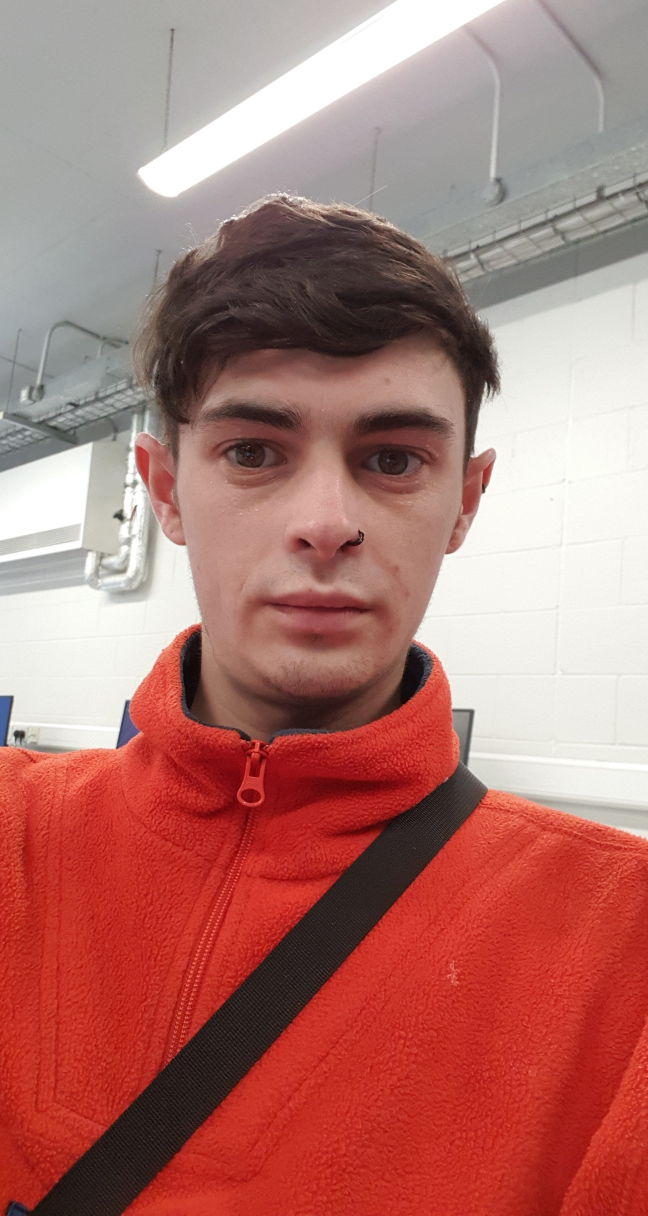
#> input picture Snapchat-190545990.jpg, 1943 x 3648 px (shown at 1/3 size)
$ python CA_Q1.py
#> lines starting #> are read from the running program, lines starting #| are printed output that depends on the picture; long printed decimals are rounded
from skimage import io
from skimage.color import rgb2gray
from skimage.filters import gaussian
from skimage.util import random_noise
from skimage.transform import resize
from skimage.filters.rank import median, mean
from skimage.morphology import disk
from skimage.util import img_as_ubyte
import matplotlib.pyplot as plt

import timeit
def main():

    start = timeit.default_timer()
    #This function takes in an image reads it in and retursn the image
    img = readInImage('Snapchat-190545990.jpg')

    #function that takes in the read in image and resizes it
    resized_image = resizeImage(img)

    #function that takes in the resized image and converts it
    #to greyscale
    grayscale = convertImageToGreyscale(resized_image)

    #function that takes in the greyscale image and finds the
    #mean, min and max greyscale intensity values (prints to console)
    findGreyscaleValues((grayscale))

    #function that takes in the greyscale image and adds gaussian noise
    noise = addGaussianNoise(grayscale, 0.1)

    #function that takes the noised image and applys a 10 x 10
    #median rank filter
    medianFilter = addMedianFilter(noise, 10)

    #function that takes the noised image and applys a 10 x 10
    #mean rank filter
    meanFilter = addMeanFilter(noise, 10)#


    standard_deviations = [0.5, 1, 1.5, 2, 2.5, 3]
    #out put array which stores processd images with gaussian
    #noise reduction
    noise_reduced_images = []
    for i in range(len(standard_deviations)):

        #function that takes in an array of different standard deviation values
        #and applies gaussian noise reduction for each value.
        filtered = addGaussianNoiseReduction(noise, standard_deviations[i])

        #the output of this function gets appened to an output array for plotting
        noise_reduced_images.append(filtered)


    #this block of code calls 4 seperate functions which
    #render seperate plots for each part of q1. and save them
    #to and out folder
    plotsForPartA(resized_image, grayscale)
    plotsForPartB(grayscale, noise)
    plotsForPartC(noise, medianFilter, meanFilter)
    plotsForPartD(noise, noise_reduced_images, standard_deviations)


    stop = timeit.default_timer()

    print('Time: ', stop - start)

#define a function that reads in an image and
#returns the image for use in the programme
def readInImage(image):

#> called with image = 'Snapchat-190545990.jpg'
    img = io.imread(image)
#> img is the input picture: shape (3648, 1943, 3); mean R, G, B 175.3, 118, 112.2
    return img

#define a function that takes in an image and both
#resizes it and converts it to greyscale
def resizeImage(image):

    img_resized = resize(image, (512, 512))
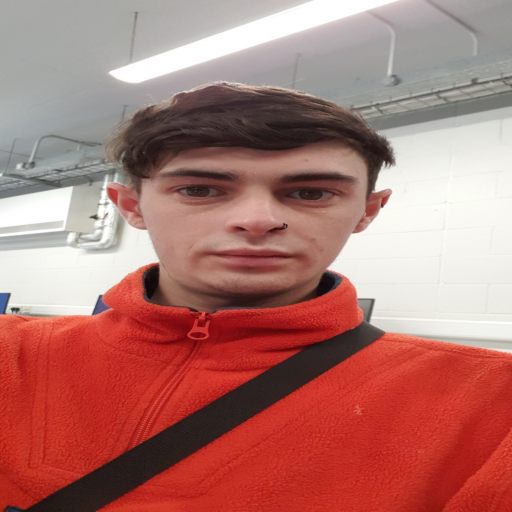
#> img_resized: shape (512, 512, 3) float64; mean R, G, B 0.687, 0.463, 0.44
    return img_resized

#define a function that takes in an image and
#converts it to greyscale
def convertImageToGreyscale(image):

    grayscale = rgb2gray(image)
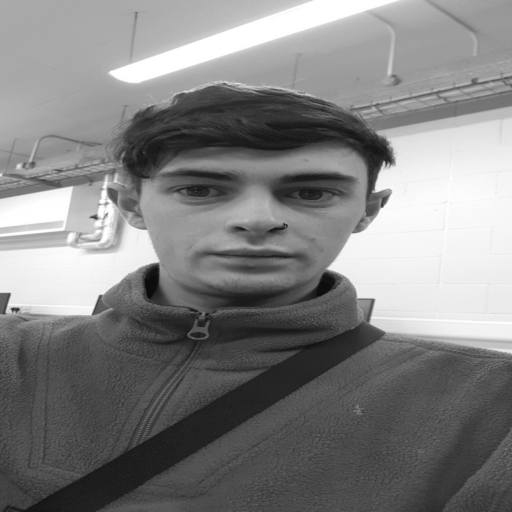
#> grayscale: shape (512, 512) float64; min 0.0372, max 1, mean 0.509
    return grayscale

#define a function that takes in an image and
#converts it to greyscale
def findGreyscaleValues(image):

    #print out the shape and max/min values of the grayscale
    print("shape: ", image.shape)
#| shape:  (512, 512)
    print("Min/Max/mean values: ", image.min(), image.max(), image.mean())
#| Min/Max/mean values:  0.03719 1.0 0.5088

#function that adds noise to the grayscale image
def addGaussianNoise(image, sigma):

#> (the run stopped early here; a loop or call above may not have finished)
